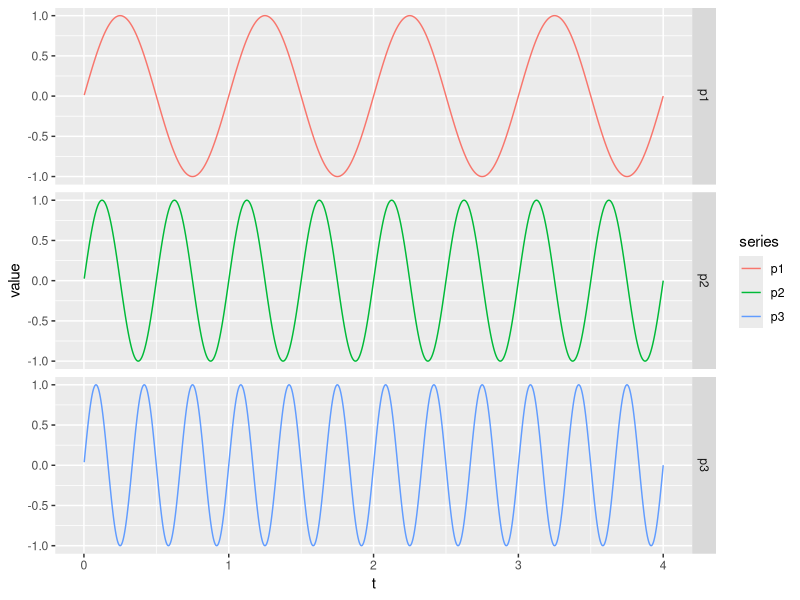
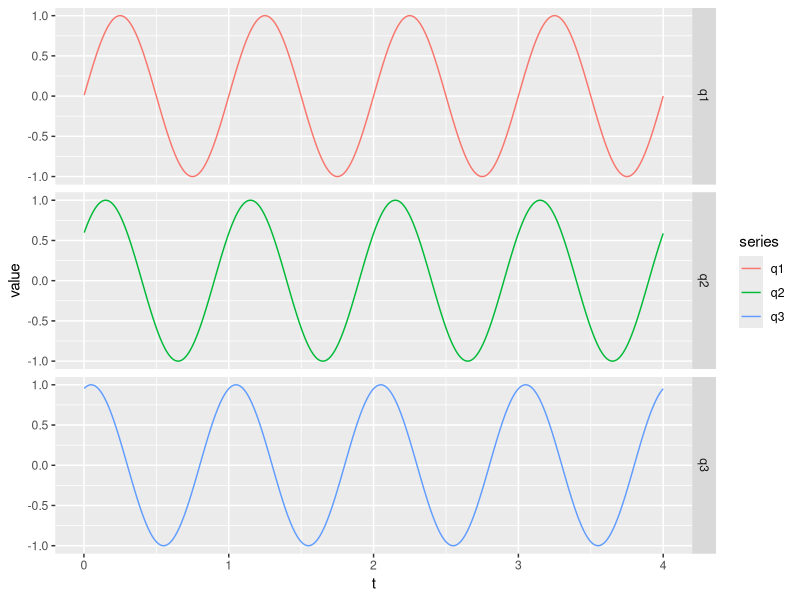
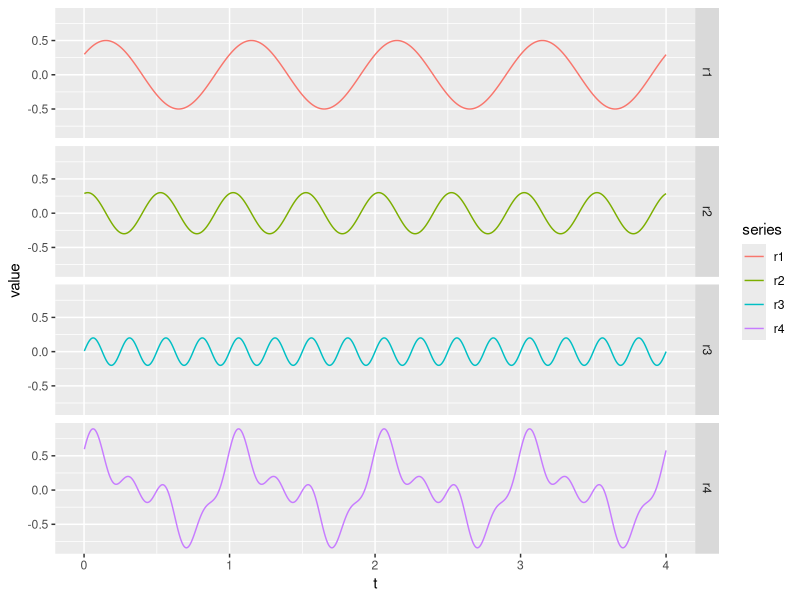

These charts were generated, in order, by the following R code:
## ---- chunk 1
library(plyr)
library(reshape2)
library(knitr)
library(ggplot2)

t <- (1:2000)/500

p1 <- sin(1*t*2*pi) # freq = 1 Hz
p2 <- sin(2*t*2*pi) # freq = 2 Hz
p3 <- sin(3*t*2*pi) # freq = 3 Hz

combined <- data.frame(cbind(t, p1, p2, p3))

long_table <- melt(combined, id.vars="t", variable.name="series")

ggplot(long_table, aes(x=t, y =value, color=series)) + geom_line() + facet_grid(series ~ .)
## ---- chunk 2
q1 <- sin(t*2*pi) # phase angle = 0
q2 <- sin(t*2*pi + 0.2 * pi) # phase angle = 0.2 pi
q3 <- sin(t*2*pi + 0.4 * pi) # phase angle = 0.4 pi

combined <- data.frame(cbind(t, q1, q2, q3))

long_table <- melt(combined, id.vars="t", variable.name="series")

ggplot(long_table, aes(x=t, y =value, color=series)) + geom_line() + facet_grid(series ~ .)
## ---- chunk 3
r1 <- 0.5 * sin(1*t*2*pi + 0.2 * pi)
r2 <- 0.3 * sin(2*t*2*pi + 0.4 * pi)
r3 <- 0.2 * sin(4*t*2*pi)
r4 <- r1 + r2 + r3

combined <- data.frame(cbind(t, r1, r2, r3, r4))

long_table <- melt(combined, id.vars="t", variable.name="series")

ggplot(long_table, aes(x=t, y =value, color=series)) + geom_line() + facet_grid(series ~ .)
